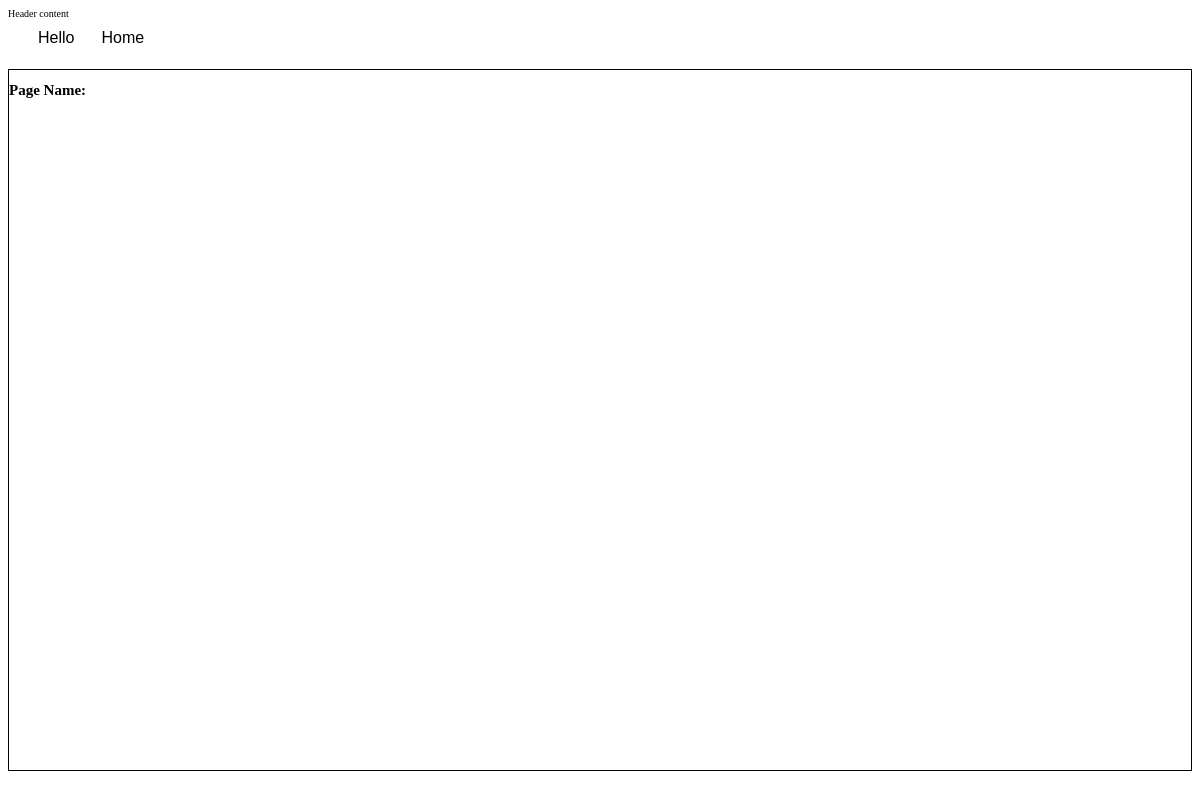
Before: /websitepreview.php?website_id=1&pageurlid=5 (signed in) with the older database file.
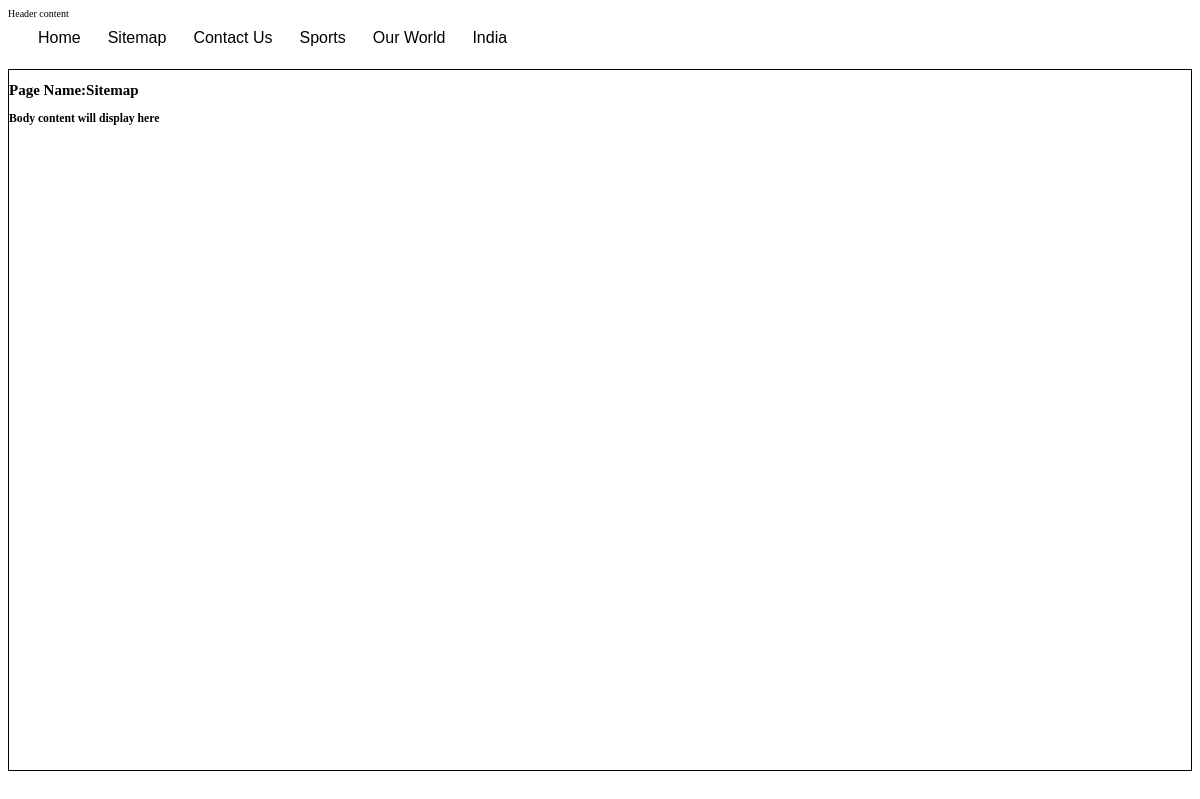
After: the same page with the newer database file.
### tables this page shows
CREATE TABLE `page` (
  `page_id` bigint(20) NOT NULL auto_increment,
  `website_id` bigint(20) NOT NULL,
  `page_name` varchar(100) NOT NULL,
  `page_content` text NOT NULL,
  `page_status` varchar(10) NOT NULL default 'Active',
  `parent_id` bigint(20) NOT NULL default '0',
  `menu` varchar(5) NOT NULL default 'No',
  `submenu` varchar(5) NOT NULL default 'No',
  PRIMARY KEY  (`page_id`),
  UNIQUE KEY `page_id` (`page_id`)
);

### includes/dbconnect.php (called while the page is built, shortened)
<?php
class DBConnection
{
	private $connection;
	public function open_connection() {
		$this->connection = mysql_connect(DB_SERVER, DB_USER, DB_PASSWORD);
		if (!$this->connection) {
			die("Database connection failed: " . mysql_error());
		} else {
			$db_select = mysql_select_db(DB_DATABASE, $this->connection);
		}
	}
	public function query($sql) {
		$result = mysql_query($sql, $this->connection);
		return $result;
	}
	public function fetch_array($result_set) {
		return mysql_fetch_array($result_set);
	}
	public function fetch_assoc($result_set)
	{
		return mysql_fetch_assoc($result_set);
	}
}
?>

### includes/website.php (called while the page is built, shortened)
<?php
include_once('dbconnect.php');
include_once('dblibrary.php');
class Website extends DBLibrary
{
	var $database = null;
	function __construct()
	{
		$this->database = new DBConnection();
	}
	public function getmenupages($website_id)
	{
		$query = "SELECT page_id, page_name FROM page WHERE website_id='$website_id' AND menu='Yes' AND page_status='Active'";
		$result_set = $this->database->query($query);
		return $result_set;
	}
	function fetchpage($websiteid,$pageid)
	{
		$query = "SELECT page_id,website_id,page_name,page_content,page_status,parent_id,menu,submenu FROM page WHERE website_id = '$websiteid' ";
		if($pageid>0){
		$query.= " AND page_id=$pageid";
	    }
		$result_set = $this->database->query($query);
		return $result_set;
	}
}
?>

### includes/dblibrary.php (called while the page is built, shortened)
<?php
class DBLibrary
{
	public function fetch_array($result_set)
	{
		return $this->database->fetch_array($result_set);
	}
}
?>

### websitepreview.php (the view, shortened to what this page needs)
<?php
include_once("header.php");
include_once('includes/website.php');
$website_id=$_SESSION['website_id'];
if(isset($_GET['pageurlid']))
{
    $pageid=addslashes($_GET['pageurlid']);
    $website_id=$_SESSION['website_id'];
    $viewpage= new Website();
    $res=$viewpage->fetchpage($website_id,$pageid);
    $db=new DBConnection();
    $pagerow=$db->fetch_assoc($res);
                $pagename=$pagerow['page_name'];
                $pagecontent=$pagerow['page_content'];
}
?>
    <div id ='menu'>
    <ul>
    <?php
    $website = new Website();
    $result = $website->getmenupages($website_id);
    while ($row = $website->fetch_array($result)) {
    ?>
        <li><?php echo "<a href='websitepreview.php?website_id=".$website_id."&pageurlid=$row[page_id]'>$row[page_name]</a>";?></li>
    <?php
    }
    ?>
    </ul>
</div>
<div id="container">
<h2>Page Name:<?php echo $pagename;?></h2>
<h3> <?php echo $pagecontent;?></h3>
</div>
<?php include_once("footer.php");?>

Changed rows visible on the page:
no longer on this page (row edited): page: page_name "Hello"
now on this page (row edited): page: page_name "Sitemap", page_content "Body content will display here"
now on this page (row edited): page: page_name "Contact Us"
added page: page_name "Sports"
added page: page_name "Our World"
added page: page_name "India"
